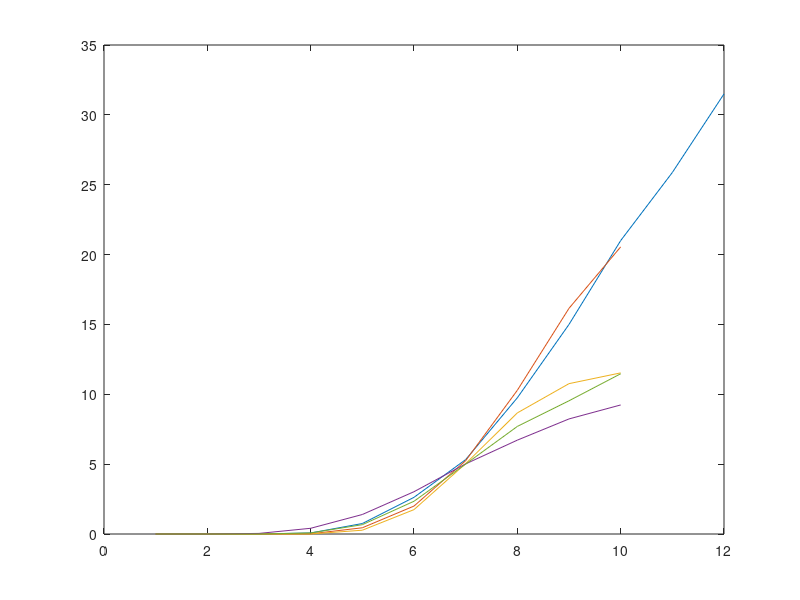

Reproduce this figure in MATLAB.
% nb = 8
n = 1:12;
data01 = 0;
data02 = 0;
data03 = 0;
data04 = 0.01;
data05 = 0.1;
data06 = 0.35;
data07 = 0.71; %4.9115 at GABAfullsyn.gbar_b = 10*6*9*8.87*0.61
data08 = 1.3;
data09 = 2;
data10 = 2.8;
data11 = 3.45;
data12 = 4.2;
data = 7.5*[data01 data02 data03 data04 data05 data06 data07 data08 data09 data10 data11 data12];
plot(n,data)
hold on

% nb = 12
n = 1:10;
data01 = 0;
data02 = 0;
data03 = 0;
data04 = 0.0053;
data05 = 0.1782;
data06 = 0.80;
data07 = 2.1; % 5.0952 at GABAfullsyn.gbar_b = 500*6*9*8.87*0.61
data08 = 4.1151;
data09 = 6.4612;
data10 = 8.22;
data = 2.5*[data01 data02 data03 data04 data05 data06 data07 data08 data09 data10];
plot(n,data)

% nb = 16, GABAfullsyn.gbar_b = 23000*6*9*8.87*0.61
n = 1:10;
data01 = 0;
data02 = 0;
data03 = 0;
data04 = 0.002;
data05 = 0.2719;
data06 = 1.7446;
data07 = 5.04;
data08 = 8.6681;
data09 = 10.7618;
data10 = 11.5324;
data = [data01 data02 data03 data04 data05 data06 data07 data08 data09 data10];
plot(n,data)

% nb = 8, KD = 10
n = 1:10;
data01 = 0;
data02 = 0;
data03 = 0.0426;
data04 = 0.4092;
data05 = 1.3957;
data06 = 3.0277;
data07 = 5.0182;
data08 = 6.7182;
data09 = 8.2361;
data10 = 9.2367;
data = [data01 data02 data03 data04 data05 data06 data07 data08 data09 data10];
plot(n,data)

% nb = 12, KD = 0.000042, GABAfullsyn.gbar_b = 0.61
n = 1:10;
data01 = 0;
data02 = 0;
data03 = 0.;
data04 = 0.076;
data05 = 0.6675;
data06 = 2.3438;
data07 = 5.0057;
data08 = 7.7;
data09 = 9.535;
data10 = 11.4694;
data = [data01 data02 data03 data04 data05 data06 data07 data08 data09 data10];
plot(n,data)
hold off

% SWDs: 5-8 spikes per burst in NRT
% Spindles: 3-5 spikes per burst in NRT